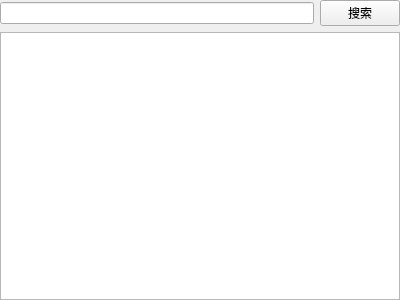
<?xml version="1.0" encoding="UTF-8"?>
<ui version="4.0">
 <class>BucketsWidget</class>
 <widget class="QWidget" name="BucketsWidget">
  <property name="geometry">
   <rect>
    <x>0</x>
    <y>0</y>
    <width>400</width>
    <height>300</height>
   </rect>
  </property>
  <property name="windowTitle">
   <string>Form</string>
  </property>
  <layout class="QVBoxLayout" name="verticalLayout">
   <property name="leftMargin">
    <number>0</number>
   </property>
   <property name="topMargin">
    <number>0</number>
   </property>
   <property name="rightMargin">
    <number>0</number>
   </property>
   <property name="bottomMargin">
    <number>0</number>
   </property>
   <item>
    <layout class="QHBoxLayout" name="horizontalLayout" stretch="0,0">
     <item>
      <widget class="QLineEdit" name="lineEdit"/>
     </item>
     <item>
      <widget class="QPushButton" name="pushButton">
       <property name="text">
        <string>搜索</string>
       </property>
      </widget>
     </item>
    </layout>
   </item>
   <item>
    <widget class="QListWidget" name="listWidget"/>
   </item>
  </layout>
 </widget>
 <resources/>
 <connections/>
</ui>
